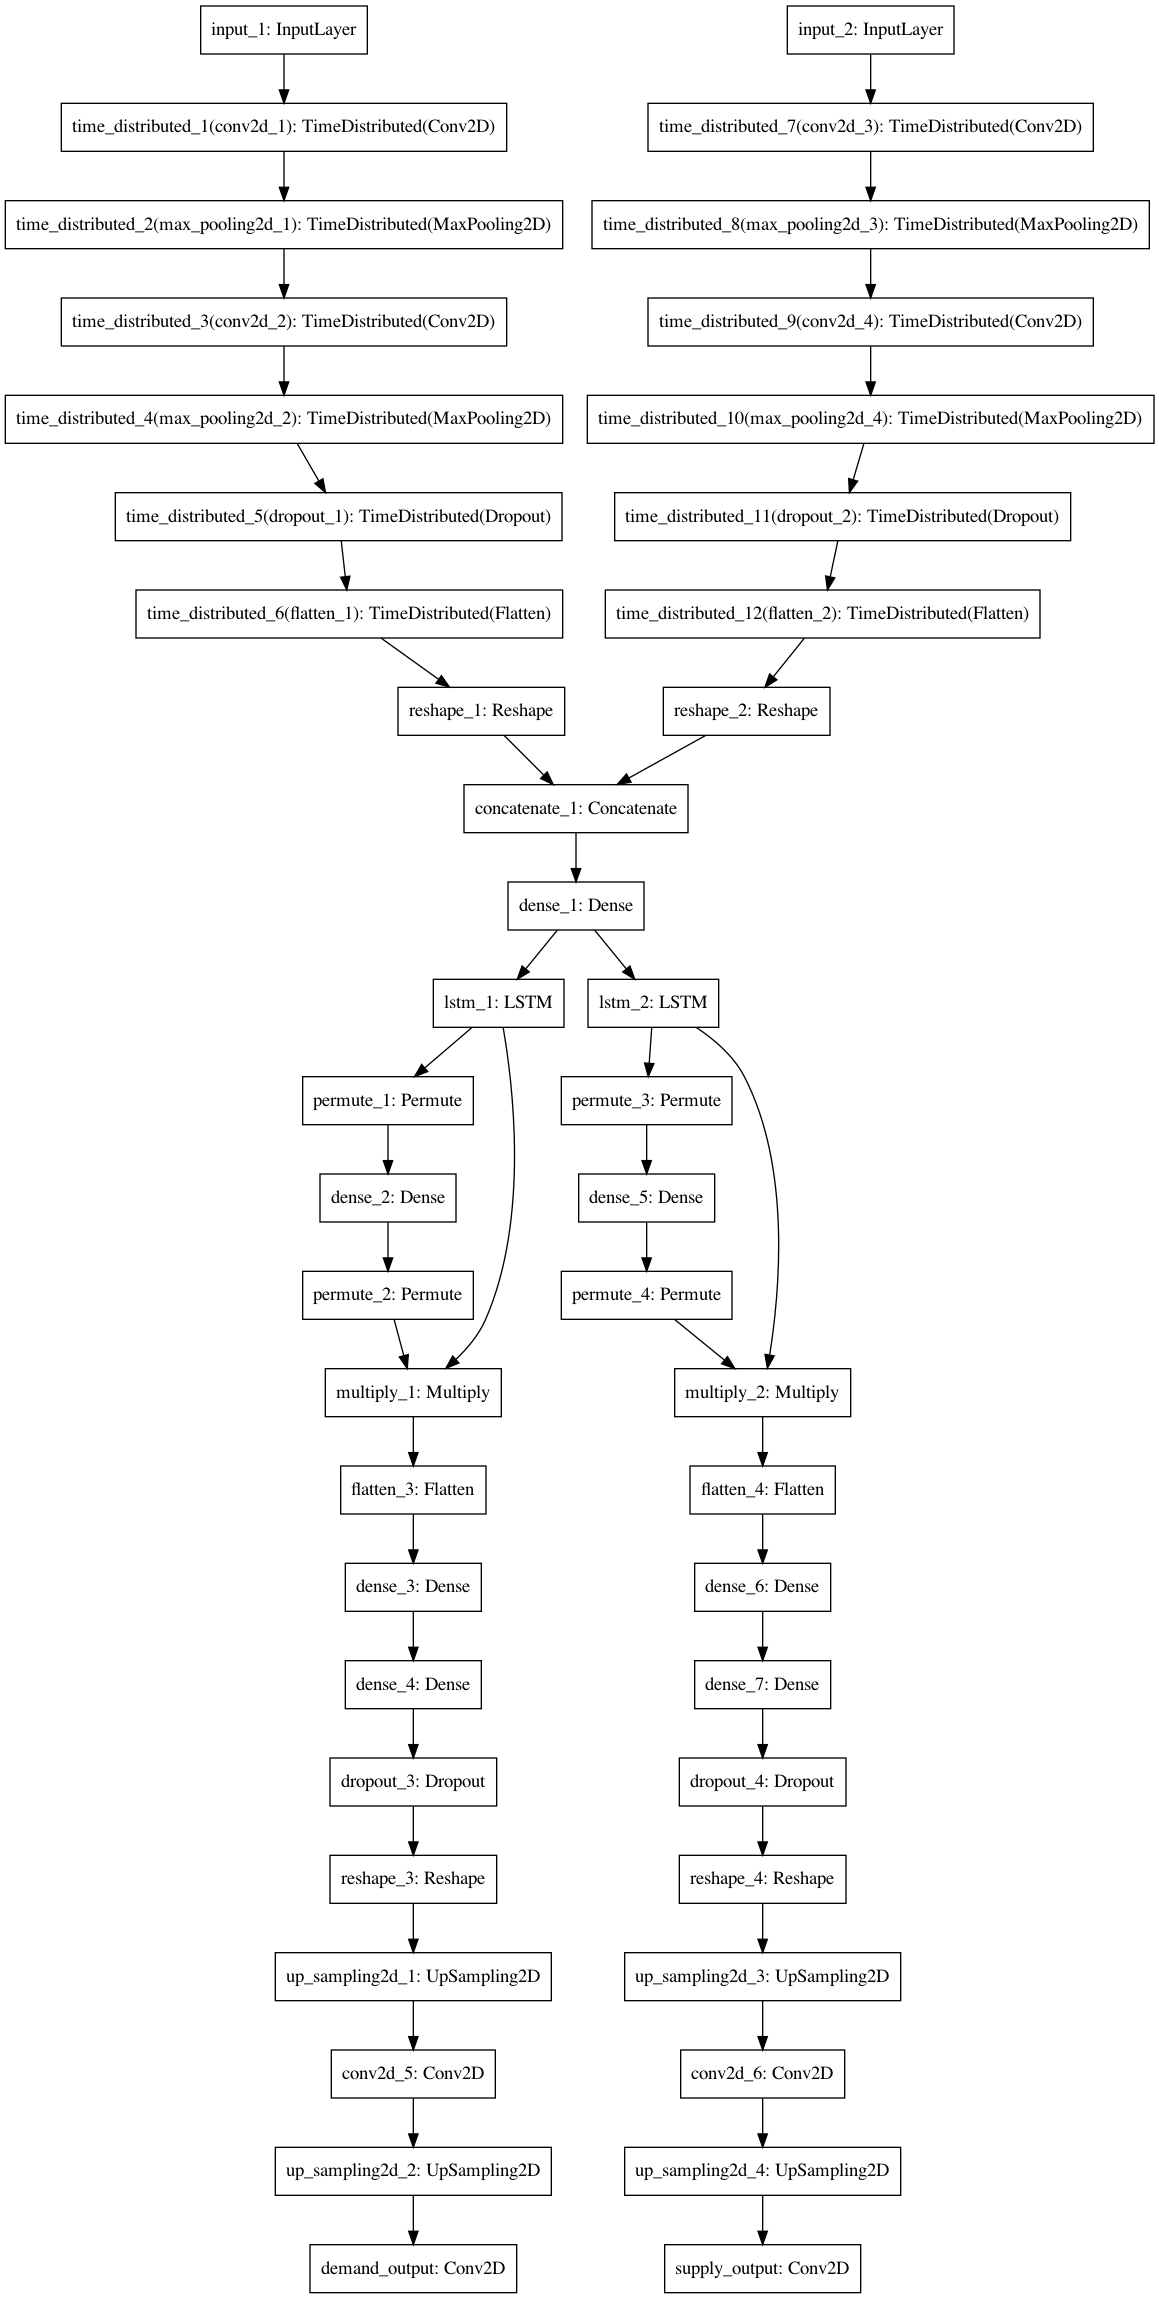

Write Python code to recreate this figure.
import numpy as np
import tensorflow as tf
from keras.layers import Permute, Dense, TimeDistributed, Conv2D, MaxPooling2D, Multiply, Dropout, Flatten, Reshape, \
    LSTM, UpSampling2D, concatenate
from keras import Input, Model
from keras import backend as K
import matplotlib.pyplot as plt
from keras.utils import plot_model


def rmse(y_true, y_pred):
    return K.sqrt(K.mean(K.square(y_pred - y_true), axis=-1))


def attention_3d_block(inputs):
    a = Permute((2, 1))(inputs)
    a = Dense(3, activation='softmax')(a)
    a_probs = Permute((2, 1))(a)
    output_attention_mul = Multiply()([inputs, a_probs])
    return output_attention_mul


def decoder(inputs, name):
    attention = attention_3d_block(inputs)
    attention = Flatten()(attention)
    attention = Dense(dim * 2)(attention)
    decode = Dense(dim)(attention)
    decode = Dropout(0.3)(decode)
    decode = Reshape((4, 4, 16))(decode)
    decode = UpSampling2D((2, 2))(decode)
    decode = Conv2D(8, (3, 3), padding='same')(decode)
    decode = UpSampling2D((2, 2))(decode)
    decoder_output = Conv2D(1, (3, 3), padding='same', name=name+'_output')(decode)
    return decoder_output


[demandX_train, supplyX_train] = np.load('train.npz')['X']
[demandY_train, supplyY_train] = np.load('train.npz')['Y']
[demandX_test, supplyX_test] = np.load('test.npz')['X']
[demandY_test, supplyY_test] = np.load('test.npz')['Y']


timestep = 3
size = 16
dim = 4 * 4 * 16

input_demand = Input(shape=(None, size, size, 1))
demand_cnn = TimeDistributed(Conv2D(8, (3, 3), padding='same', activation='relu'))(input_demand)
demand_cnn = TimeDistributed(MaxPooling2D(pool_size=(2, 2)))(demand_cnn)
demand_cnn = TimeDistributed(Conv2D(16, (3, 3), padding='same', activation='relu'))(demand_cnn)
demand_cnn = TimeDistributed(MaxPooling2D(pool_size=(2, 2)))(demand_cnn)
demand_cnn = TimeDistributed(Dropout(0.3))(demand_cnn)
demand_cnn = TimeDistributed(Flatten())(demand_cnn)
demand_cnn = Reshape((timestep, dim))(demand_cnn)

input_supply = Input(shape=(None, size, size, 1))
supply_cnn = TimeDistributed(Conv2D(8, (3, 3), padding='same', activation='relu'))(input_supply)
supply_cnn = TimeDistributed(MaxPooling2D(pool_size=(2, 2)))(supply_cnn)
supply_cnn = TimeDistributed(Conv2D(16, (3, 3), padding='same', activation='relu'))(supply_cnn)
supply_cnn = TimeDistributed(MaxPooling2D(pool_size=(2, 2)))(supply_cnn)
supply_cnn = TimeDistributed(Dropout(0.3))(supply_cnn)
supply_cnn = TimeDistributed(Flatten())(supply_cnn)
supply_cnn = Reshape((timestep, dim))(supply_cnn)

combine_demand_supply = concatenate([demand_cnn, supply_cnn])

attention = LSTM(dim, return_sequences=1, input_shape=(timestep, dim * 2))(combine_demand_supply)


demand_decoder = decoder(attention, 'demand')
supply_decoder = decoder(attention, 'supply')


model = Model(inputs=[input_demand, input_supply], outputs=[demand_decoder, supply_decoder])
model.compile(loss='mse', optimizer='adadelta', metrics=[rmse])

print(model.summary())


plot_model(model, to_file='model.png')

history = model.fit([demandX_train, supplyX_train], [demandY_train, supplyY_train],
                    batch_size=16,
                    epochs=70,
                    verbose=2,
                    validation_data=([demandX_test, supplyX_test], [demandY_test, supplyY_test]))

demand_rmse = history.history['demand_output_rmse']
val_demand_rmse = history.history['val_demand_output_rmse']
supply_rmse = history.history['supply_output_rmse']
val_supply_rmse = history.history['val_supply_output_rmse']

loss = history.history['loss']
val_loss = history.history['val_loss']
epochs = range(1, len(loss) + 1)

plt.plot(epochs, demand_rmse, 'bo', label='Demand Training RMSE')
plt.plot(epochs, val_demand_rmse, 'b', label='Demand Validation RMSE')
plt.plot(epochs, supply_rmse, 'ro', label='Supply Training RMSE')
plt.plot(epochs, val_supply_rmse, 'r', label='Supply Validation RMSE')
plt.title('Training and validation RMSE')
plt.grid(1)
plt.axhline(2.8)
plt.legend()
plt.figure()

plt.plot(epochs, loss, 'bo', label='Training loss')
plt.plot(epochs, val_loss, 'b', label='Validation loss')
plt.title('Training and validation loss')
plt.legend()
plt.show()
